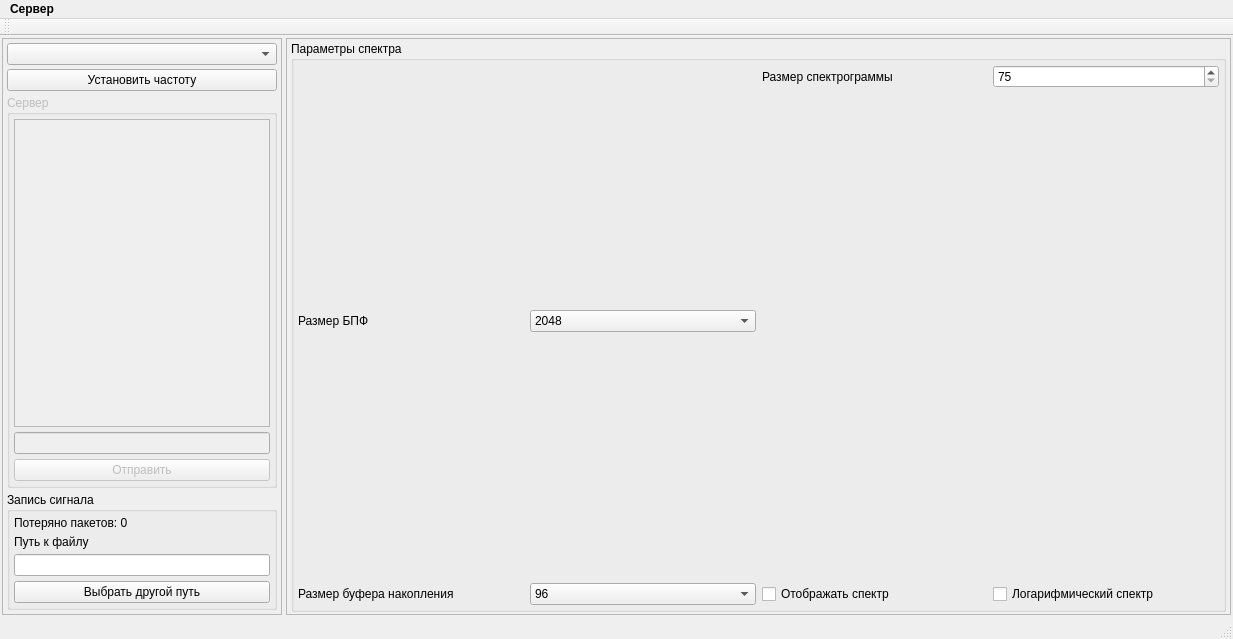
<?xml version="1.0" encoding="UTF-8"?>
<ui version="4.0">
 <class>MainWindow</class>
 <widget class="QMainWindow" name="MainWindow">
  <property name="geometry">
   <rect>
    <x>0</x>
    <y>0</y>
    <width>1233</width>
    <height>639</height>
   </rect>
  </property>
  <property name="minimumSize">
   <size>
    <width>871</width>
    <height>639</height>
   </size>
  </property>
  <property name="windowTitle">
   <string>MainWindow</string>
  </property>
  <property name="styleSheet">
   <string notr="true"/>
  </property>
  <widget class="QWidget" name="centralWidget">
   <property name="styleSheet">
    <string notr="true"/>
   </property>
   <layout class="QHBoxLayout" name="horizontalLayout" stretch="0,1">
    <property name="spacing">
     <number>4</number>
    </property>
    <property name="leftMargin">
     <number>2</number>
    </property>
    <property name="topMargin">
     <number>2</number>
    </property>
    <property name="rightMargin">
     <number>2</number>
    </property>
    <property name="bottomMargin">
     <number>2</number>
    </property>
    <item>
     <widget class="QScrollArea" name="scrollArea">
      <property name="sizePolicy">
       <sizepolicy hsizetype="Preferred" vsizetype="Minimum">
        <horstretch>0</horstretch>
        <verstretch>0</verstretch>
       </sizepolicy>
      </property>
      <property name="minimumSize">
       <size>
        <width>0</width>
        <height>0</height>
       </size>
      </property>
      <property name="styleSheet">
       <string notr="true"/>
      </property>
      <property name="horizontalScrollBarPolicy">
       <enum>Qt::ScrollBarAlwaysOff</enum>
      </property>
      <property name="widgetResizable">
       <bool>true</bool>
      </property>
      <widget class="QWidget" name="scrollAreaWidgetContents">
       <property name="geometry">
        <rect>
         <x>0</x>
         <y>0</y>
         <width>274</width>
         <height>580</height>
        </rect>
       </property>
       <layout class="QVBoxLayout" name="verticalLayout">
        <property name="spacing">
         <number>4</number>
        </property>
        <property name="leftMargin">
         <number>4</number>
        </property>
        <property name="topMargin">
         <number>4</number>
        </property>
        <property name="rightMargin">
         <number>4</number>
        </property>
        <property name="bottomMargin">
         <number>4</number>
        </property>
        <item>
         <widget class="QComboBox" name="cb_device">
          <property name="sizePolicy">
           <sizepolicy hsizetype="Preferred" vsizetype="Preferred">
            <horstretch>0</horstretch>
            <verstretch>0</verstretch>
           </sizepolicy>
          </property>
         </widget>
        </item>
        <item>
         <layout class="QHBoxLayout" name="freq_layout">
          <property name="spacing">
           <number>0</number>
          </property>
         </layout>
        </item>
        <item>
         <widget class="QPushButton" name="pb_set_cent_freq">
          <property name="font">
           <font>
            <weight>50</weight>
            <bold>false</bold>
            <strikeout>false</strikeout>
            <kerning>true</kerning>
           </font>
          </property>
          <property name="text">
           <string>Установить частоту</string>
          </property>
         </widget>
        </item>
        <item>
         <widget class="QGroupBox" name="gb_server">
          <property name="enabled">
           <bool>false</bool>
          </property>
          <property name="sizePolicy">
           <sizepolicy hsizetype="Preferred" vsizetype="Preferred">
            <horstretch>0</horstretch>
            <verstretch>0</verstretch>
           </sizepolicy>
          </property>
          <property name="minimumSize">
           <size>
            <width>0</width>
            <height>150</height>
           </size>
          </property>
          <property name="font">
           <font>
            <weight>50</weight>
            <bold>false</bold>
           </font>
          </property>
          <property name="mouseTracking">
           <bool>false</bool>
          </property>
          <property name="title">
           <string>Сервер</string>
          </property>
          <layout class="QVBoxLayout" name="verticalLayout_4" stretch="0,1,5">
           <property name="spacing">
            <number>5</number>
           </property>
           <property name="leftMargin">
            <number>4</number>
           </property>
           <property name="topMargin">
            <number>4</number>
           </property>
           <property name="rightMargin">
            <number>4</number>
           </property>
           <property name="bottomMargin">
            <number>4</number>
           </property>
           <item>
            <widget class="QTextEdit" name="te_server_info">
             <property name="readOnly">
              <bool>true</bool>
             </property>
            </widget>
           </item>
           <item>
            <widget class="QLineEdit" name="le_msg">
             <property name="inputMask">
              <string/>
             </property>
             <property name="text">
              <string/>
             </property>
            </widget>
           </item>
           <item>
            <widget class="QPushButton" name="pb_send_msg">
             <property name="text">
              <string>Отправить</string>
             </property>
            </widget>
           </item>
          </layout>
         </widget>
        </item>
        <item>
         <widget class="QGroupBox" name="gb_save_signal">
          <property name="sizePolicy">
           <sizepolicy hsizetype="Preferred" vsizetype="Preferred">
            <horstretch>0</horstretch>
            <verstretch>0</verstretch>
           </sizepolicy>
          </property>
          <property name="title">
           <string>Запись сигнала</string>
          </property>
          <layout class="QVBoxLayout" name="verticalLayout_3">
           <property name="spacing">
            <number>5</number>
           </property>
           <property name="leftMargin">
            <number>4</number>
           </property>
           <property name="topMargin">
            <number>4</number>
           </property>
           <property name="rightMargin">
            <number>4</number>
           </property>
           <property name="bottomMargin">
            <number>4</number>
           </property>
           <item>
            <widget class="QLabel" name="lb_dropped_buffer">
             <property name="text">
              <string>Потеряно пакетов: 0</string>
             </property>
            </widget>
           </item>
           <item>
            <widget class="QLabel" name="label_4">
             <property name="text">
              <string>Путь к файлу</string>
             </property>
            </widget>
           </item>
           <item>
            <widget class="QLineEdit" name="le_signal_filename"/>
           </item>
           <item>
            <widget class="QPushButton" name="bp_set_signal_filename">
             <property name="text">
              <string>Выбрать другой путь</string>
             </property>
            </widget>
           </item>
          </layout>
         </widget>
        </item>
       </layout>
      </widget>
     </widget>
    </item>
    <item>
     <widget class="QScrollArea" name="scrollArea_2">
      <property name="horizontalScrollBarPolicy">
       <enum>Qt::ScrollBarAlwaysOff</enum>
      </property>
      <property name="widgetResizable">
       <bool>true</bool>
      </property>
      <widget class="QWidget" name="scrollAreaWidgetContents_2">
       <property name="geometry">
        <rect>
         <x>0</x>
         <y>0</y>
         <width>947</width>
         <height>580</height>
        </rect>
       </property>
       <layout class="QVBoxLayout" name="verticalLayout_6" stretch="0,0">
        <property name="spacing">
         <number>4</number>
        </property>
        <property name="leftMargin">
         <number>4</number>
        </property>
        <property name="topMargin">
         <number>2</number>
        </property>
        <property name="rightMargin">
         <number>4</number>
        </property>
        <property name="bottomMargin">
         <number>2</number>
        </property>
        <item>
         <layout class="QVBoxLayout" name="layout_graph"/>
        </item>
        <item>
         <widget class="QGroupBox" name="gb_spec_param">
          <property name="title">
           <string>Параметры спектра</string>
          </property>
          <property name="flat">
           <bool>false</bool>
          </property>
          <property name="checkable">
           <bool>false</bool>
          </property>
          <layout class="QGridLayout" name="gridLayout" rowstretch="0,0,0">
           <property name="leftMargin">
            <number>4</number>
           </property>
           <property name="topMargin">
            <number>4</number>
           </property>
           <property name="rightMargin">
            <number>4</number>
           </property>
           <property name="bottomMargin">
            <number>4</number>
           </property>
           <item row="0" column="1" rowspan="2">
            <widget class="QComboBox" name="cb_fftsize">
             <property name="currentText">
              <string>2048</string>
             </property>
             <property name="currentIndex">
              <number>3</number>
             </property>
             <item>
              <property name="text">
               <string>16384</string>
              </property>
             </item>
             <item>
              <property name="text">
               <string>8192</string>
              </property>
             </item>
             <item>
              <property name="text">
               <string>4096</string>
              </property>
             </item>
             <item>
              <property name="text">
               <string>2048</string>
              </property>
             </item>
            </widget>
           </item>
           <item row="0" column="0" rowspan="2">
            <widget class="QLabel" name="label_7">
             <property name="text">
              <string>Размер БПФ</string>
             </property>
            </widget>
           </item>
           <item row="0" column="2">
            <widget class="QLabel" name="label_6">
             <property name="text">
              <string>Размер спектрограммы</string>
             </property>
            </widget>
           </item>
           <item row="2" column="0">
            <widget class="QLabel" name="label_5">
             <property name="text">
              <string>Размер буфера накопления</string>
             </property>
            </widget>
           </item>
           <item row="0" column="3">
            <widget class="QSpinBox" name="spb_accum_sono">
             <property name="minimum">
              <number>75</number>
             </property>
             <property name="maximum">
              <number>225</number>
             </property>
             <property name="singleStep">
              <number>25</number>
             </property>
             <property name="value">
              <number>75</number>
             </property>
            </widget>
           </item>
           <item row="2" column="1">
            <widget class="QComboBox" name="cb_accum_spec">
             <property name="currentText">
              <string>96</string>
             </property>
             <property name="currentIndex">
              <number>5</number>
             </property>
             <item>
              <property name="text">
               <string>256</string>
              </property>
             </item>
             <item>
              <property name="text">
               <string>224</string>
              </property>
             </item>
             <item>
              <property name="text">
               <string>192</string>
              </property>
             </item>
             <item>
              <property name="text">
               <string>160</string>
              </property>
             </item>
             <item>
              <property name="text">
               <string>128</string>
              </property>
             </item>
             <item>
              <property name="text">
               <string>96</string>
              </property>
             </item>
             <item>
              <property name="text">
               <string>64</string>
              </property>
             </item>
             <item>
              <property name="text">
               <string>32</string>
              </property>
             </item>
            </widget>
           </item>
           <item row="2" column="2">
            <widget class="QCheckBox" name="chb_spec_enable">
             <property name="text">
              <string>Отображать спектр</string>
             </property>
            </widget>
           </item>
           <item row="2" column="3">
            <widget class="QCheckBox" name="chb_log_spec">
             <property name="text">
              <string>Логарифмический спектр</string>
             </property>
            </widget>
           </item>
          </layout>
         </widget>
        </item>
       </layout>
      </widget>
     </widget>
    </item>
   </layout>
  </widget>
  <widget class="QMenuBar" name="menuBar">
   <property name="geometry">
    <rect>
     <x>0</x>
     <y>0</y>
     <width>1233</width>
     <height>21</height>
    </rect>
   </property>
   <property name="sizePolicy">
    <sizepolicy hsizetype="Preferred" vsizetype="Preferred">
     <horstretch>0</horstretch>
     <verstretch>0</verstretch>
    </sizepolicy>
   </property>
   <property name="font">
    <font>
     <weight>75</weight>
     <bold>true</bold>
    </font>
   </property>
   <widget class="QMenu" name="menu">
    <property name="title">
     <string>Сервер</string>
    </property>
    <widget class="QMenu" name="menu_2">
     <property name="title">
      <string>Подключение к серверу</string>
     </property>
     <addaction name="act_admin_connect"/>
     <addaction name="act_client_connect"/>
    </widget>
    <widget class="QMenu" name="menu_3">
     <property name="title">
      <string>Настройки подключения</string>
     </property>
     <addaction name="act_local_host"/>
     <addaction name="act_set_ip"/>
     <addaction name="act_set_port"/>
    </widget>
    <addaction name="menu_3"/>
    <addaction name="menu_2"/>
    <addaction name="act_disconnect"/>
    <addaction name="separator"/>
    <addaction name="act_get_signals"/>
   </widget>
   <addaction name="menu"/>
  </widget>
  <widget class="QToolBar" name="mainToolBar">
   <property name="sizePolicy">
    <sizepolicy hsizetype="Preferred" vsizetype="Preferred">
     <horstretch>0</horstretch>
     <verstretch>0</verstretch>
    </sizepolicy>
   </property>
   <property name="minimumSize">
    <size>
     <width>0</width>
     <height>0</height>
    </size>
   </property>
   <attribute name="toolBarArea">
    <enum>TopToolBarArea</enum>
   </attribute>
   <attribute name="toolBarBreak">
    <bool>false</bool>
   </attribute>
  </widget>
  <widget class="QStatusBar" name="statusBar"/>
  <action name="act_admin_connect">
   <property name="text">
    <string>Администратор</string>
   </property>
   <property name="toolTip">
    <string>Администратор</string>
   </property>
  </action>
  <action name="act_client_connect">
   <property name="text">
    <string>Клиент</string>
   </property>
  </action>
  <action name="act_disconnect">
   <property name="text">
    <string>Отключиться от сервера</string>
   </property>
   <property name="toolTip">
    <string>Отключиться от сервера</string>
   </property>
  </action>
  <action name="act_get_signals">
   <property name="text">
    <string>Получить записи </string>
   </property>
  </action>
  <action name="act_set_ip">
   <property name="text">
    <string>Указать IP адрес сервера</string>
   </property>
  </action>
  <action name="act_set_port">
   <property name="text">
    <string>Указать порт сервера</string>
   </property>
  </action>
  <action name="act_local_host">
   <property name="checkable">
    <bool>true</bool>
   </property>
   <property name="checked">
    <bool>true</bool>
   </property>
   <property name="text">
    <string>Локальная сеть</string>
   </property>
  </action>
 </widget>
 <layoutdefault spacing="6" margin="11"/>
 <resources/>
 <connections/>
</ui>
